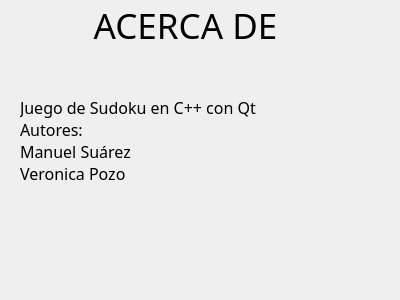
<?xml version="1.0" encoding="UTF-8"?>
<ui version="4.0">
 <class>AcercaDe</class>
 <widget class="QDialog" name="AcercaDe">
  <property name="geometry">
   <rect>
    <x>0</x>
    <y>0</y>
    <width>400</width>
    <height>300</height>
   </rect>
  </property>
  <property name="windowTitle">
   <string>Dialog</string>
  </property>
  <widget class="QLabel" name="label_2">
   <property name="geometry">
    <rect>
     <x>20</x>
     <y>40</y>
     <width>331</width>
     <height>201</height>
    </rect>
   </property>
   <property name="font">
    <font>
     <family>Broadway</family>
     <pointsize>12</pointsize>
    </font>
   </property>
   <property name="text">
    <string>Juego de Sudoku en C++ con Qt
Autores: 
Manuel Suárez	
Veronica Pozo</string>
   </property>
  </widget>
  <widget class="QLabel" name="label">
   <property name="geometry">
    <rect>
     <x>10</x>
     <y>10</y>
     <width>351</width>
     <height>31</height>
    </rect>
   </property>
   <property name="font">
    <font>
     <family>Broadway</family>
     <pointsize>26</pointsize>
    </font>
   </property>
   <property name="text">
    <string>ACERCA DE</string>
   </property>
   <property name="alignment">
    <set>Qt::AlignCenter</set>
   </property>
  </widget>
 </widget>
 <resources/>
 <connections/>
</ui>
